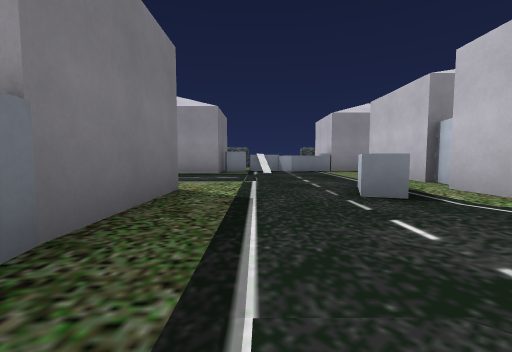
view 1 (above)

13 first-person views from a walk through a 3-D level made in the Godot game engine. The camera is 1.2 m above the floor, tilts 4° down and sees 90° across. The floor is counted in squares, 2.75 m on a side. Each view is taken from the middle of a square. On the plan, view 1 faces up. The plan holds only what a view shows up to about 9 squares ahead; the rest is blank. Some surface patterns are stand-ins.

view 2
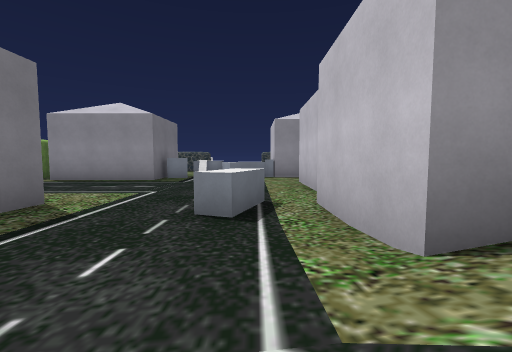

view 3
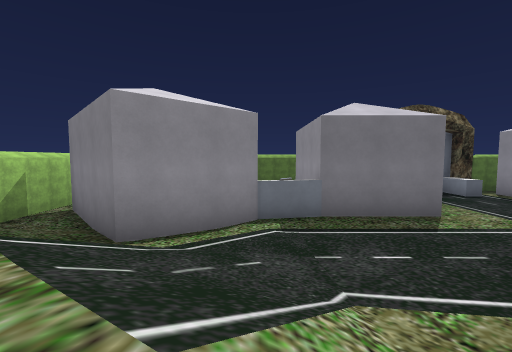

view 4
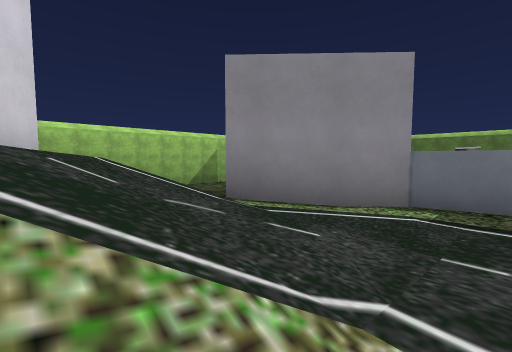

view 5
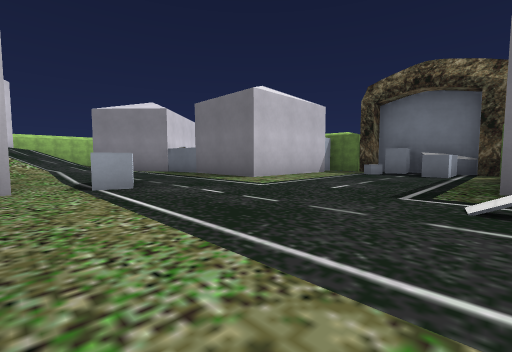

view 6
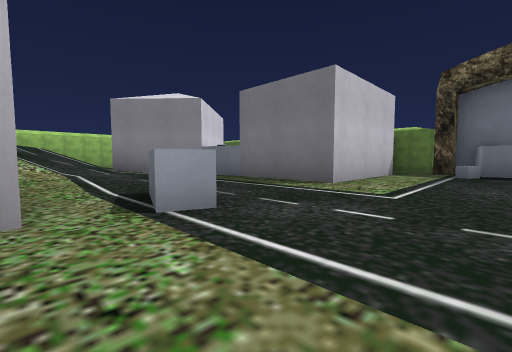

view 7
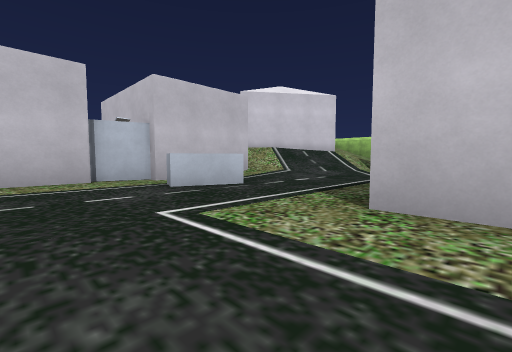

view 8
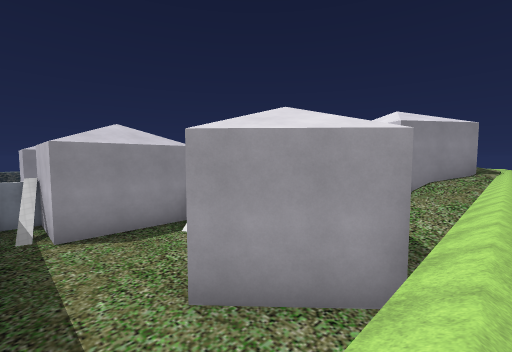

view 9
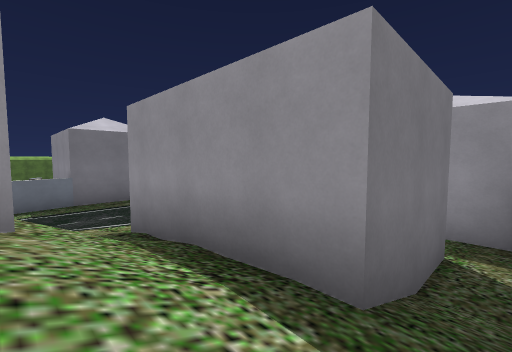

view 10
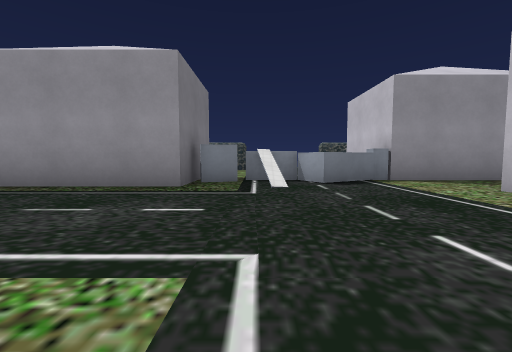

view 11
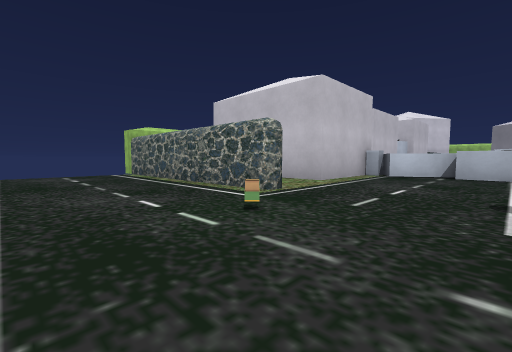

view 12
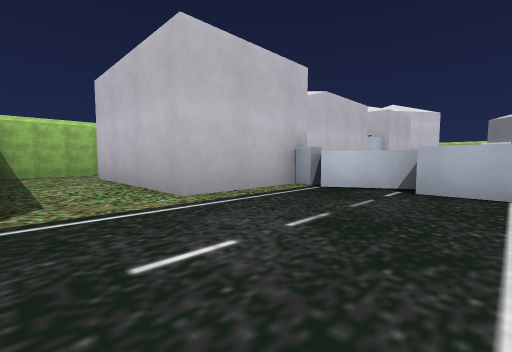

view 13
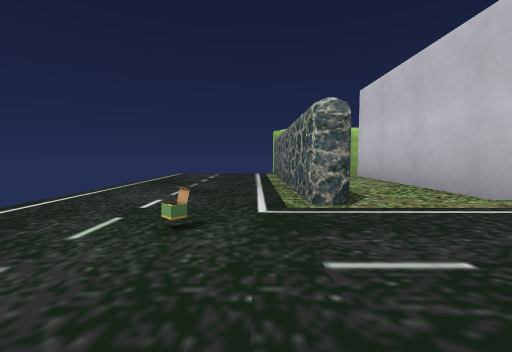

### Floor plan
Key: @ floor where view 1 was taken; # wall or solid block; . main floor; : floor 1.75 m higher than the main floor; / step, stairs or slope; = window, fence, low wall or low ledge; ^ raised ledge; H house; B box.
Columns run from 6 left of view 1 to 7 right of it. Each row starts with its distance up from view 1.
 16       ........
 15       ........
 14       ..B.....
 13       ...#####
 12       ........
 11       ...####.
 10       ..####
  9 #   ###^^H##
  8 #.###.=....
  7 #^^.......
  6 ##........
  5 #.=......#####
  4 #.H.....^#  H/
  3  ##  ...^#  #/
  2      ....#  #/
  1   ####..//////
  0  ... #@////#//
 -1  ..  ##///##
 -2  ..# ##//:H
 -3   .###///##
 -4     H.////##/
 -5  /  /////////

Positions as (right, up) in squares from view 1, and headings:
1: (0, 0), facing up
2: (2, 0), facing up
3: (4, 0), facing left
4: (3, 1), facing down-left
5: (3, 8), facing down-left
6: (3, 6), facing down-left
7: (-2, 6), facing down-right
8: (-5, -5), facing up-right
9: (7, 0), facing up-left
10: (0, 4), facing up
11: (0, 16), facing down-right
12: (0, 13), facing down-right
13: (0, 14), facing right
